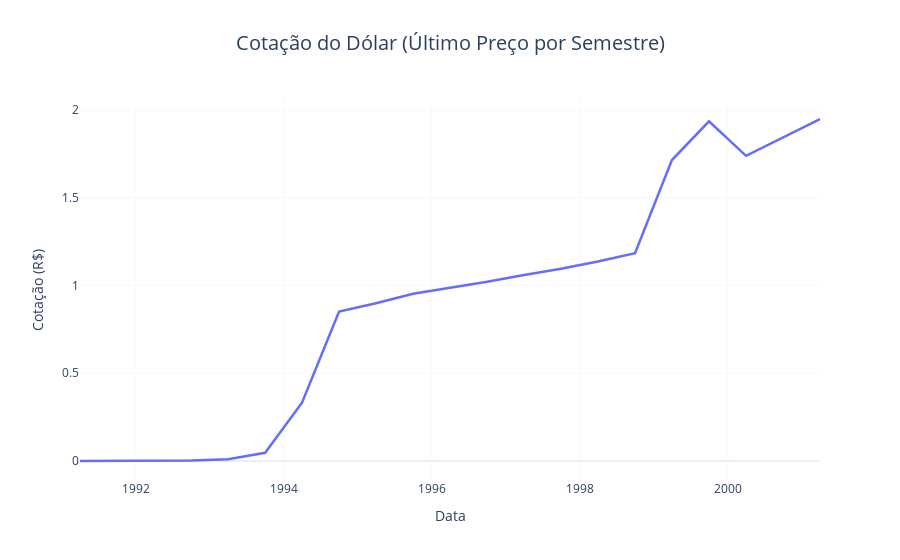

Here is the notebook cell this chart was saved with:
### Code cell
df_2q = df_dol.resample("2Q").last()

fig = px.line(
    df_2q, 
    y="Último", 
    title="Cotação do Dólar (Último Preço por Semestre)", 
    labels={"index": "Data", "Último": "Cotação (R$)"},
)

# Melhorando o layout
fig.update_traces(line=dict(width=2.5), marker=dict(size=6))
fig.update_layout(
    template="plotly_white",
    title=dict(x=0.5, font=dict(size=20)),
    xaxis=dict(showgrid=True, gridwidth=0.5),
    yaxis=dict(showgrid=True, gridwidth=0.5),
    hovermode="x unified"
)

fig.show()

### Figure 1 — Plotly figure (JSON) as saved in the notebook; plotly's stock layout.template omitted (floating-point values rounded to 4 significant figures)
{"data": [{"hovertemplate": "Data=%{x}<br>Cotação (R$)=%{y}<extra></extra>", "legendgroup": "", "line": {"color": "#636efa", "dash": "solid", "width": 2.5}, "marker": {"size": 6, "symbol": "circle"}, "mode": "lines", "name": "", "orientation": "v", "showlegend": false, "type": "scatter", "x": ["1991-03-31T00:00:00", "1991-09-30T00:00:00", "1992-03-31T00:00:00", "1992-09-30T00:00:00", "1993-03-31T00:00:00", "1993-09-30T00:00:00", "1994-03-31T00:00:00", "1994-09-30T00:00:00", "1995-03-31T00:00:00", "1995-09-30T00:00:00", "1996-03-31T00:00:00", "1996-09-30T00:00:00", "1997-03-31T00:00:00", "1997-09-30T00:00:00", "1998-03-31T00:00:00", "1998-09-30T00:00:00", "1999-03-31T00:00:00", "1999-09-30T00:00:00", "2000-03-31T00:00:00", "2000-09-30T00:00:00", "2001-03-31T00:00:00"], "xaxis": "x", "y": [0.0001, 0.0002, 0.0007, 0.0025, 0.01, 0.0466, 0.3321, 0.852, 0.899, 0.9529, 0.9876, 1.021, 1.06, 1.096, 1.137, 1.184, 1.715, 1.936, 1.739, 1.843, 1.949], "yaxis": "y"}], "layout": {"hovermode": "x unified", "legend": {"tracegroupgap": 0}, "title": {"font": {"size": 20}, "text": "Cotação do Dólar (Último Preço por Semestre)", "x": 0.5}, "xaxis": {"anchor": "y", "domain": [0, 1], "gridwidth": 0.5, "showgrid": true, "title": {"text": "Data"}}, "yaxis": {"anchor": "x", "domain": [0, 1], "gridwidth": 0.5, "showgrid": true, "title": {"text": "Cotação (R$)"}}}}
